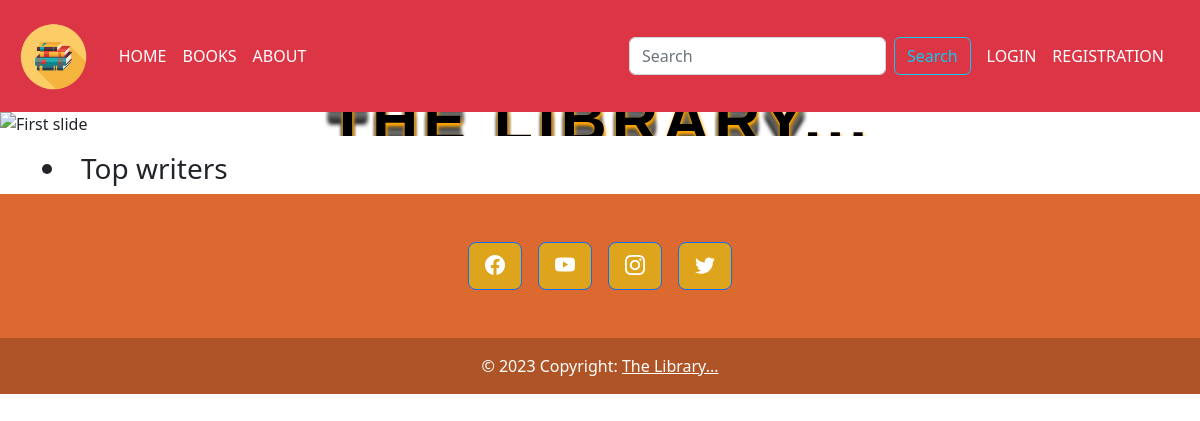
/, run on an earlier commit of the app's database.
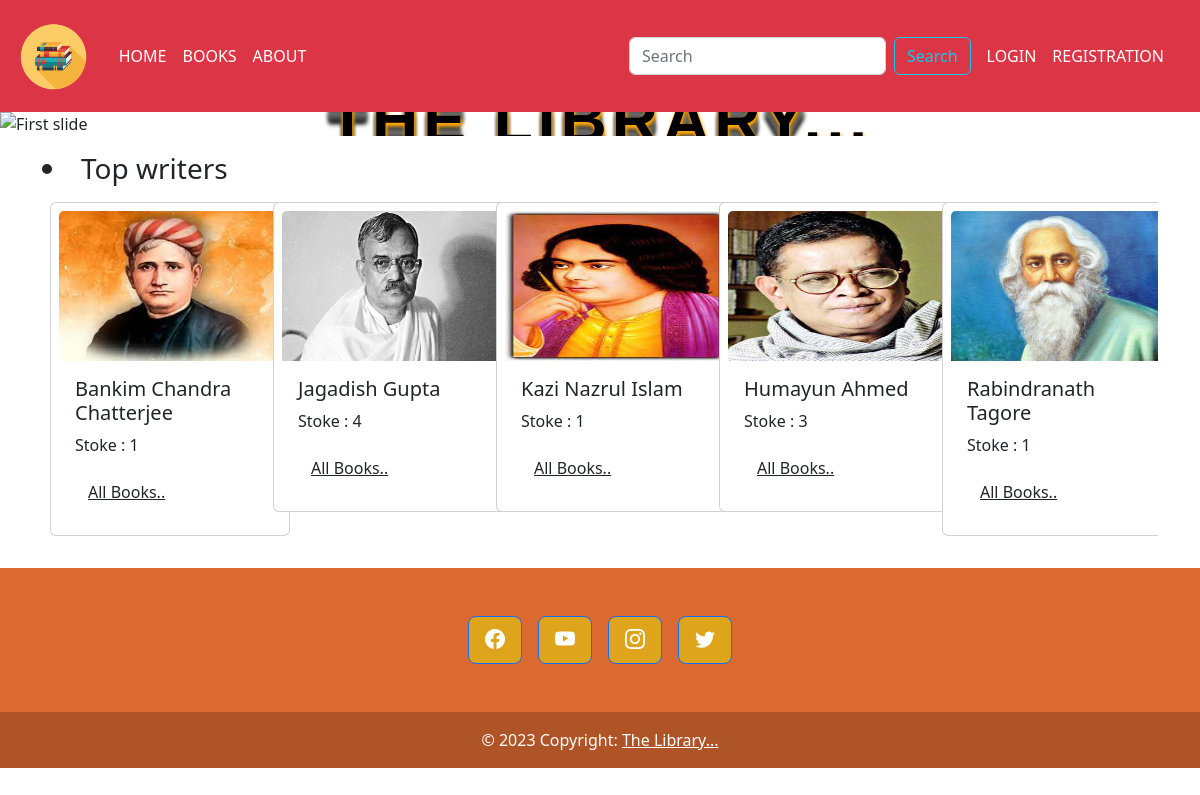
And on a later commit of the database.
### tables this page shows
CREATE TABLE `writers` (
  `id` int(11) NOT NULL,
  `name` varchar(128) NOT NULL,
  `born` varchar(128) NOT NULL,
  `died` varchar(128) NOT NULL,
  `nationality` varchar(128) NOT NULL,
  `total_books` varchar(128) NOT NULL,
  `novels` varchar(128) NOT NULL,
  `image` varchar(128) NOT NULL,
  `created_at` timestamp NOT NULL DEFAULT current_timestamp()
);

### Templete/owlcarousel.php (the view)
<div class="container">
    <h3 class="mt-3">
        <li>Top writers</li>
    </h3>
</div>
<div class="d-flex justify-content-center">
    <div class="container mb-4 owl-carousel" id="owl-demo">
        <?php
        $quary_1 = "select * from writers where 1 order by created_at desc";
        $result_1 = $conn->query($quary_1);
        while ($row = $result_1->fetch_assoc()) {
            echo '<div class="card p-2 m-2" style="width: 15rem;">
            <img class="card-img-top" src="Admin/Assets/Images/' . $row['image'] . '" alt="Card image cap" style="height: 150px;">
            <div class="card-body">
                <h5 class="card-title">' . $row['name'] . '</h5>
                <p class="card-text">Stoke : ' . $row['total_books'] . '</p>
                <a href="writerBook.php?writerid=' . $row['id'] . '" class="btn text-decoration-underline">All Books..</a>
            </div>
        </div>';
        };
        ?>
    </div>
</div>

What changed in the data, as far as the page shows it:
added writers: image (picture), name "Bankim Chandra Chatterjee", total_books "1"
added writers: image (picture), name "Jagadish Gupta", total_books "4"
added writers: image (picture), name "Kazi Nazrul Islam", total_books "1"
added writers: image (picture), name "Humayun Ahmed", total_books "3"
added writers: image (picture), name "Rabindranath Tagore", total_books "1"
